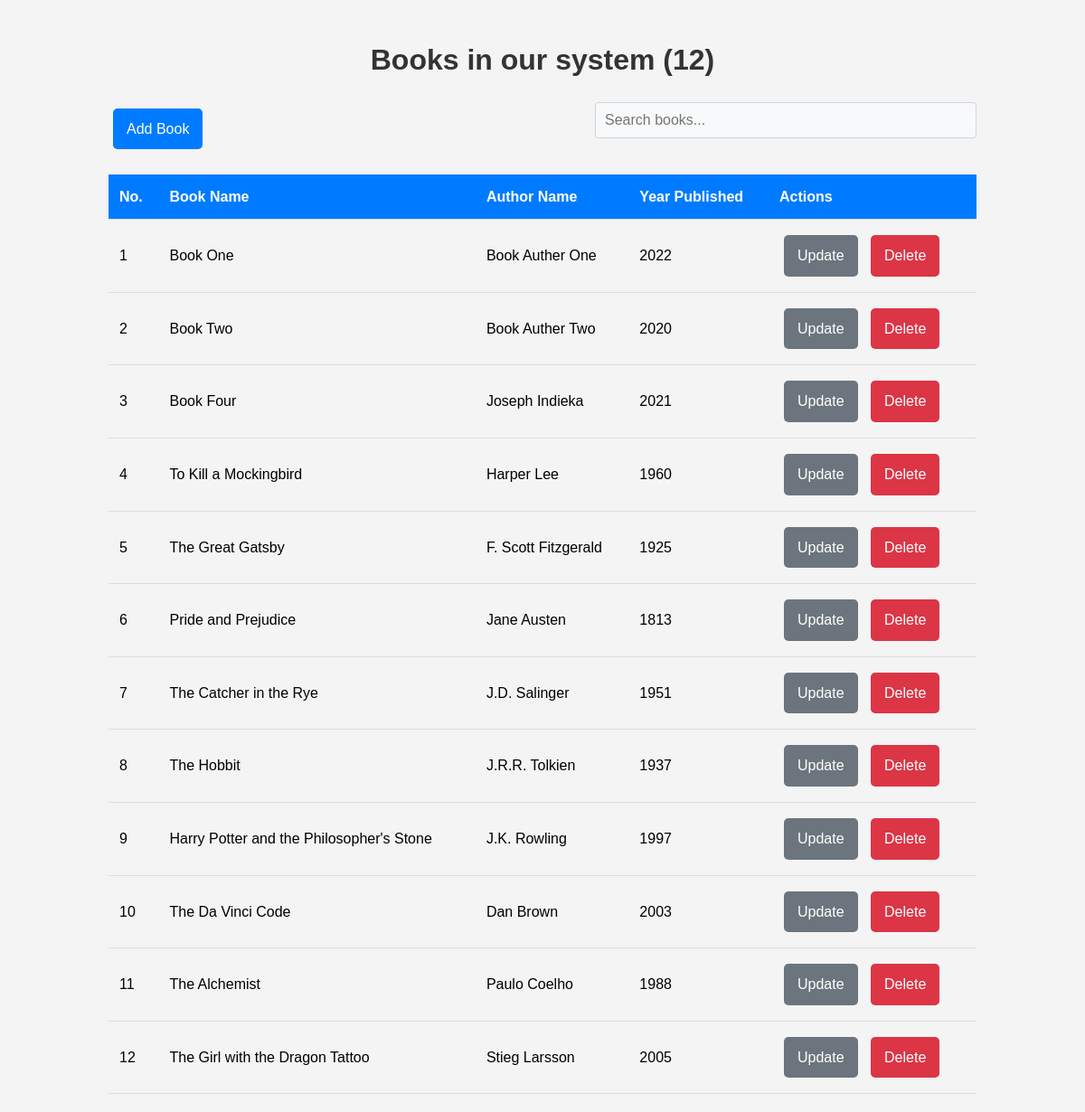
Before: /home/ with the older database file.
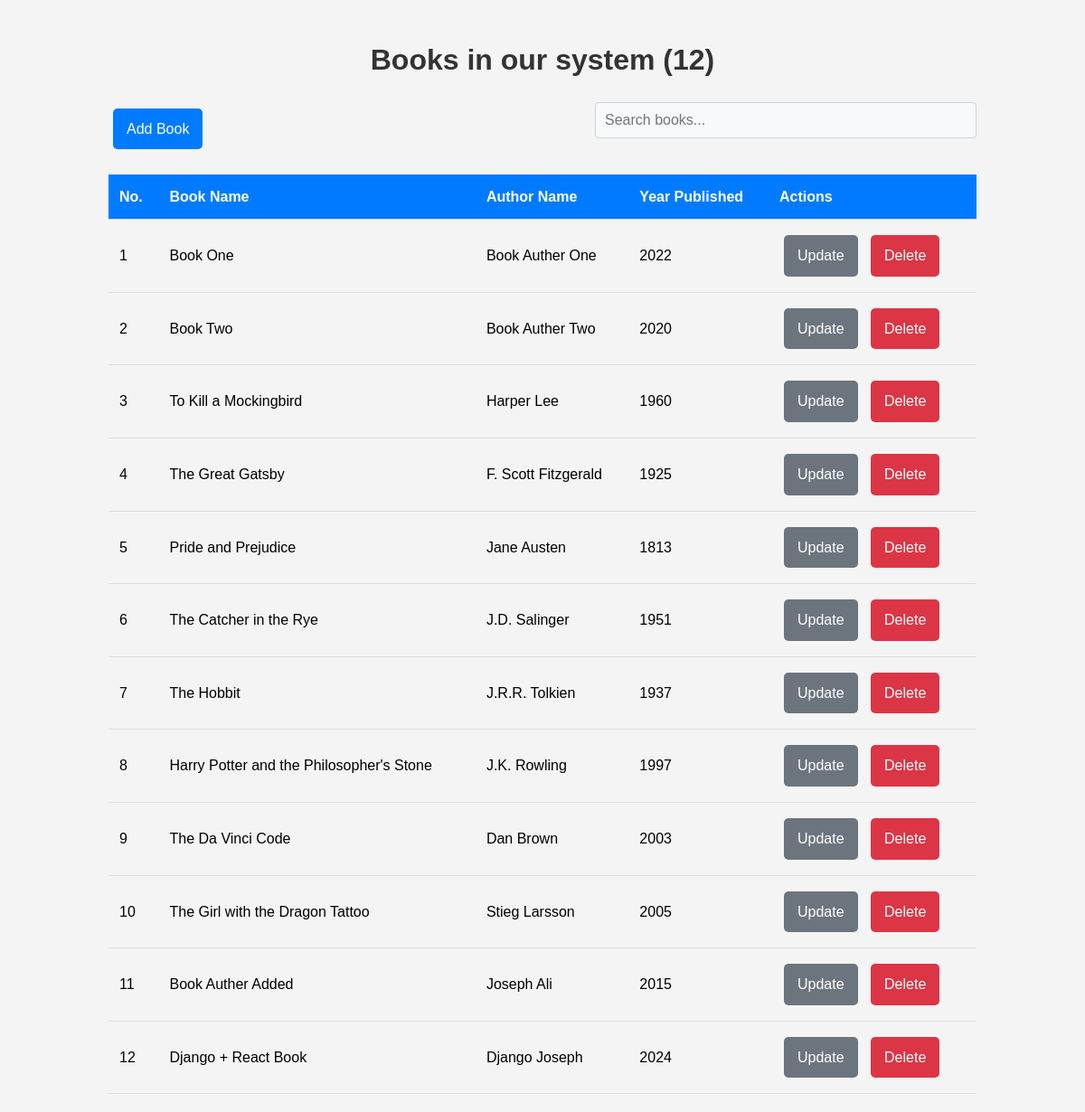
After: the same page with the newer database file.
### crud_app/models.py (models this page shows, shortened)
class Book(models.Model):
    title = models.CharField(max_length=50, unique=True)
    auther = models.CharField(max_length=30)
    year_published = models.PositiveIntegerField()
    createdAt = models.DateTimeField(auto_now_add=True)
    updatedAt = models.DateTimeField(auto_now=True)

### crud_app/views.py (the view)
# urls.py: path("", home, name="home"),
def home(request):
    books =Book.objects.all()
    context = {
        "books" : books,
    }
    return render(request, 'home.html', context)

### crud_app/templates/home.html (shortened to what this page needs)
{% extends 'base.html' %}
{% block page-title %}
Books in our system ({{books|length}})
{% endblock %}
{% block content %}
<div class="actions">
  <a href="{% url 'crudApp:add-book' %}" class="btn btn-primary">Add Book</a>
  <input type="text" id="searchInput" class="search-input" placeholder="Search books...">
</div>
<table class="book-table" id="bookTable">
  <thead>
    <tr>
      <th>No.</th>
      <th>Book Name</th>
      <th>Author Name</th>
      <th>Year Published</th>
      <th>Actions</th>
    </tr>
  </thead>
  <tbody>
    {% for book in books %}
    <tr>
      <td>{{forloop.counter}}</td>
      <td>{{book.title}}</td>
      <td>{{book.auther}}</td>
      <td>{{book.year_published}}</td>
      <td>
        <a href="{% url 'crudApp:update_book' book.id %}" class="btn btn-secondary">Update</a>
        <a href="{% url 'crudApp:delete_book' book.id %}" class="btn btn-danger" onclick="return confirmDelete('{{book.title}}')">Delete</a>
      </td>
    </tr>
    {% endfor %}
  </tbody>
</table>
</div>
{% endblock %}

### crud_app/templates/base.html (shortened to what this page needs)
{% load static %}
<!DOCTYPE html>
<html lang="en">
  <head>
    <link rel="stylesheet" href="{% static 'css/styles.css' %}" />
  </head>
  <body>
    <div class="container">
      <h1 class="page-title">{% block page-title %}{% endblock %}</h1>
      {% block content %} {% endblock %}
  </body>
</html>

### crud_app/static/css/styles.css (style rules this page uses)
body { font-family: Arial, sans-serif; line-height: 1.6; margin: 0; padding: 0; background-color: #f4f4f4; }
.container { width: 80%; margin: auto; overflow: hidden; padding: 20px; }
.page-title { color: #333; text-align: center; margin-bottom: 20px; }
.btn { display: inline-block; padding: 10px 15px; border: none; border-radius: 5px; cursor: pointer; text-decoration: none; font-size: 16px; margin: 5px; }
.btn-primary { background-color: #007bff; color: #fff; }
.btn-secondary { background-color: #6c757d; color: #fff; }
.btn-danger { background-color: #dc3545; color: #fff; }
.book-table { width: 100%; border-collapse: collapse; margin-top: 20px; }
.book-table th, .book-table td { padding: 12px; text-align: left; border-bottom: 1px solid #ddd; }
.book-table th { background-color: #007bff; color: #fff; }
.actions { display: flex; justify-content: space-between; align-items: center; margin-bottom: 20px; }
.search-input { width: 100%; max-width: 400px; padding: 10px; font-size: 16px; border: 1px solid #ced4da; border-radius: 4px; background-color: #f8f9fa; margin-bottom: 20px; transition: border-color 0.3s ease, box-shadow 0.3s ease; }

Changed rows visible on the page:
removed Book: title "Book Four", auther "Joseph Indieka", year_published "2021"
removed Book: title "The Alchemist", auther "Paulo Coelho", year_published "1988"
added Book: title "Book Auther Added", auther "Joseph Ali", year_published "2015"
added Book: title "Django + React Book", auther "Django Joseph", year_published "2024"
